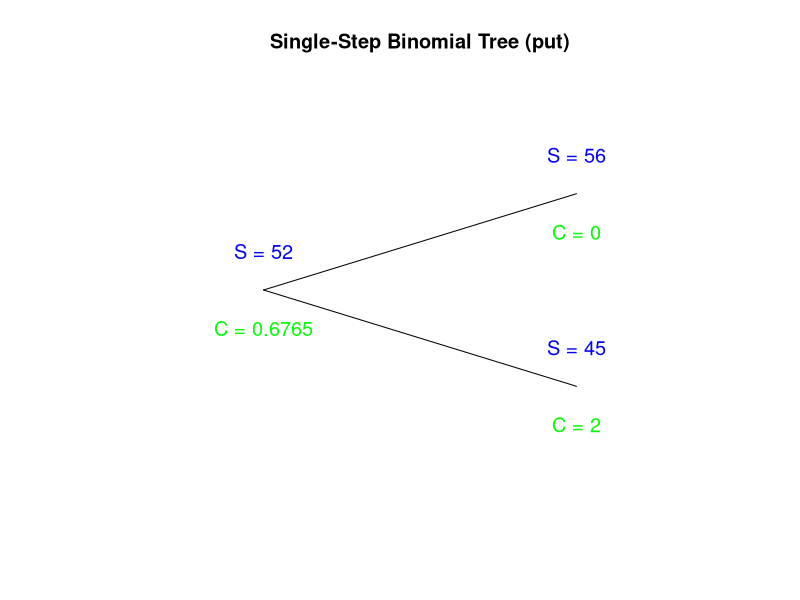

The R source for this figure:
# Function to price single-step European options and plot the tree
price_option_single_step <- function(S0, K, r, T, option_type, up_price, down_price) {
  dt <- T  # Single step
  p <- (exp(r * dt) - (down_price / S0)) / ((up_price / S0) - (down_price / S0))  # Risk-neutral probability
  
  # Payoff calculation
  if (option_type == "call") {
    Payoff_u <- max(up_price - K, 0)
    Payoff_d <- max(down_price - K, 0)
  } else if (option_type == "put") {
    Payoff_u <- max(K - up_price, 0)
    Payoff_d <- max(K - down_price, 0)
  } else {
    stop("Invalid option type. Use 'call' or 'put'.")
  }
  
  # Option price at t = 0
  C_0 <- exp(-r * dt) * (p * Payoff_u + (1 - p) * Payoff_d)
  
  # Delta
  delta <- (Payoff_u - Payoff_d) / (up_price - down_price)
  
  # Plot the one-step binomial tree
  plot(0, 0, type="n", xlab="", ylab="", xlim=c(-0.5, 1.5), ylim=c(-1, 1), axes=FALSE,
       main=paste("Single-Step Binomial Tree (", option_type, ")", sep = ""))
  segments(0, 0, 1, 0.5)  # Root to up
  segments(0, 0, 1, -0.5) # Root to down
  text(0, 0.2, paste("S =", S0), col="blue", cex=1.2)
  text(1, 0.7, paste("S =", up_price), col="blue", cex=1.2)
  text(1, -0.3, paste("S =", down_price), col="blue", cex=1.2)
  text(0, -0.2, paste("C =", round(C_0, 4)), col="green", cex=1.2)
  text(1, 0.3, paste("C =", round(Payoff_u, 4)), col="green", cex=1.2)
  text(1, -0.7, paste("C =", round(Payoff_d, 4)), col="green", cex=1.2)
  
  return(list(price = C_0, delta = delta))
}

# Example usage
result <- price_option_single_step(
  S0 = 52,
  K = 47,
  r = 0.02,
  T = 0.25,
  option_type = "put",
  up_price = 56,
  down_price = 45
)
cat("Single-Step European Option Price:", result$price, "\n")
cat("Delta at the root:", result$delta, "\n")
